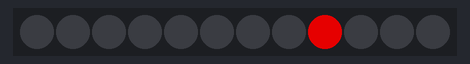
A sketch run on a simulated Arduino Mega 2560, built with avr-gcc and run on an emulated ATmega2560. Parts: 12 RGB LEDs in strip order, left to right. Dim RGB values are drawn brighter than linear.

Above: at 0.1 s.
At 0.6 s:
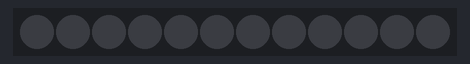

The sketch:

05_RingOfLEDs.ino
```cpp
#include <Adafruit_NeoPixel.h>  // Libreria para manexar o anel de Neopixels

int PIN       = 44;  // Pin no que están conectados os Neopixels
int NUMPIXELS = 12;  // Número de Neopixels

Adafruit_NeoPixel pixels = Adafruit_NeoPixel(NUMPIXELS, PIN, NEO_GRB + NEO_KHZ800);

void setup() {
  pixels.begin ();   // Esta instrucción inicializa a librería
}

void loop (){
  // Con este código encendemos o pixel 8
  pixels.setPixelColor(8, pixels.Color(175,0,0));
  pixels.show();
  delay (500);

  pixels.setPixelColor(8, pixels.Color(0,0,0));
  pixels.show();
  delay (500);
}
```

Measured:
- what the display in image 1 shows lasts 0.5 s, from 0.5 s to 1.0 s
